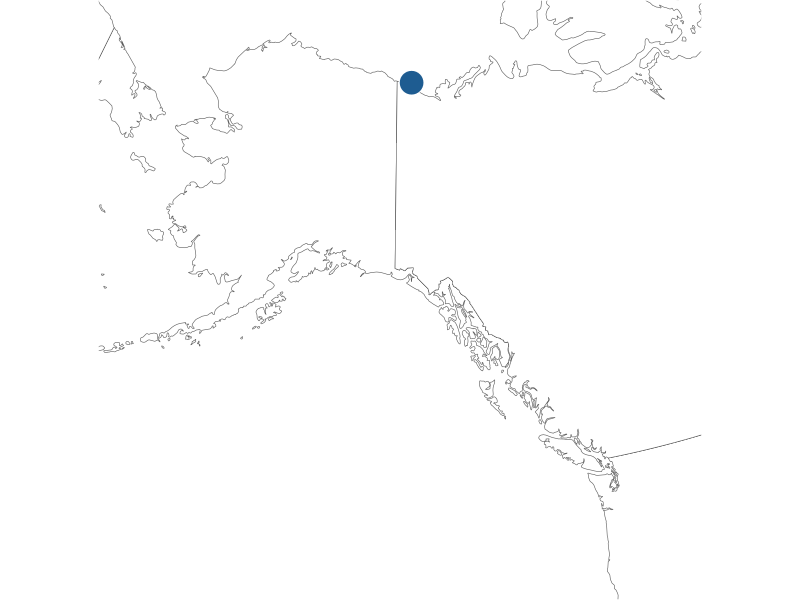

The R script that drew this image:
# Quick script for Joe to generate map of North America with QHI location
# Jakob Assmann j.assmann@bio.au.dk 4 November 2020

# Dependencies
library(sf)
library(dplyr)
library(ggplot2)
library(cowplot)
library(rnaturalearth)
library(rnaturalearthdata)

# Set working directory
setwd("/Users/au634851/Google Drive/Postdoc Aarhus/External/JoeQHI/Map_Figure")

# Define lambert conformic conic crs 
lambert_conformic <- 'PROJCS["North_America_Lambert_Conformal_Conic",
                            GEOGCS["GCS_North_American_1983",
                                   DATUM["North_American_Datum_1983",
                                         SPHEROID["GRS_1980",6378137,298.257222101]],
                                   PRIMEM["Greenwich",0],
                                   UNIT["Degree",0.017453292519943295]],
                            PROJECTION["Lambert_Conformal_Conic_2SP"],
                            PARAMETER["False_Easting",0],
                            PARAMETER["False_Northing",0],
                            PARAMETER["Central_Meridian",-140], 
                            PARAMETER["Standard_Parallel_1",20],
                            PARAMETER["Standard_Parallel_2",60],
                            PARAMETER["Latitude_Of_Origin",40],
                            UNIT["Meter",1],
                            AUTHORITY["EPSG","102009"]]'

world <- ne_countries(scale = "medium", returnclass = "sf") %>%
  st_transform(lambert_conformic)
qhi_location <- data.frame(y = c(69.58), x = c(-139.05), label = "Qikiatruk") %>%
  st_as_sf(coords = c("x", "y"),crs = "+proj=longlat +datum=WGS84 +no_defs") %>%
  st_transform(lambert_conformic)
map_bounds <- data.frame(y = c(40, 70), x = c(-162.5, -97.5)) %>%
  st_as_sf(coords = c("x", "y"),crs = "+proj=longlat +datum=WGS84 +no_defs") %>%
  st_transform(lambert_conformic) %>%
  st_coordinates()
canada_map <- ggplot() + geom_sf(data = world, fill = "#ffffffFF", size = 0.5) + 
  geom_sf(data = qhi_location, colour = "white",
          fill = "#1e5c91FF", shape = 21, size = 8) +  
  coord_sf(xlim = c(min(map_bounds[,1]),
                    max(map_bounds[,1])),
           ylim = c(min(map_bounds[,2]),
                    max(map_bounds[,2])), expand = F) +
  theme(legend.title = element_blank(),
        axis.text = element_blank(),
        axis.line = element_blank(),
        axis.ticks = element_blank(),
        axis.ticks.length = unit(0, "mm"),
        axis.title = element_blank(),
        panel.grid.minor = element_line(colour = "white"),
        panel.grid.major = element_line(colour = "white"), 
        plot.margin=grid::unit(c(0,0,0,0), "mm"),
        panel.background = element_rect(fill = "white"), 
        panel.border = element_rect(colour = "white", fill=NA, size=0.5)
  ) 
# theme(panel.background = element_rect(fill = "lightskyblue"))
canada_map
save_plot(canada_map, filename = "canada_map.png",
          base_aspect_ratio = 1, base_height = 5)  
